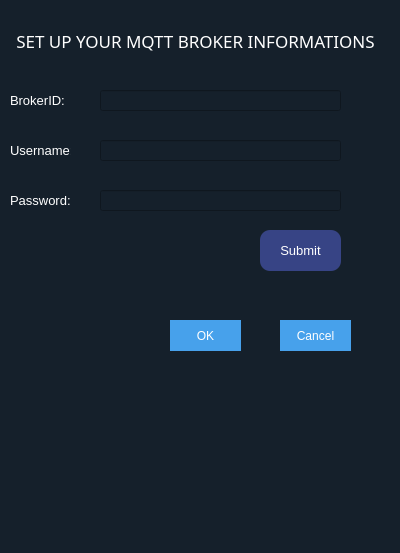
<?xml version="1.0" encoding="UTF-8"?>
<ui version="4.0">
 <class>Dialog</class>
 <widget class="QDialog" name="Dialog">
  <property name="geometry">
   <rect>
    <x>0</x>
    <y>0</y>
    <width>400</width>
    <height>553</height>
   </rect>
  </property>
  <property name="windowTitle">
   <string>Dialog</string>
  </property>
  <property name="styleSheet">
   <string notr="true">background-color: #15202b;
background-image: linear-gradient(147deg, #000000 0%, #2c3e50 74%);
color:white;</string>
  </property>
  <widget class="QLabel" name="label">
   <property name="geometry">
    <rect>
     <x>10</x>
     <y>80</y>
     <width>71</width>
     <height>41</height>
    </rect>
   </property>
   <property name="font">
    <font>
     <pointsize>10</pointsize>
    </font>
   </property>
   <property name="text">
    <string>BrokerID:</string>
   </property>
  </widget>
  <widget class="QLabel" name="label_2">
   <property name="geometry">
    <rect>
     <x>10</x>
     <y>130</y>
     <width>61</width>
     <height>41</height>
    </rect>
   </property>
   <property name="font">
    <font>
     <pointsize>10</pointsize>
    </font>
   </property>
   <property name="text">
    <string>Username:</string>
   </property>
  </widget>
  <widget class="QLabel" name="label_3">
   <property name="geometry">
    <rect>
     <x>10</x>
     <y>180</y>
     <width>61</width>
     <height>41</height>
    </rect>
   </property>
   <property name="font">
    <font>
     <pointsize>10</pointsize>
    </font>
   </property>
   <property name="text">
    <string>Password:</string>
   </property>
  </widget>
  <widget class="QLabel" name="label_4">
   <property name="geometry">
    <rect>
     <x>0</x>
     <y>20</y>
     <width>391</width>
     <height>41</height>
    </rect>
   </property>
   <property name="font">
    <font>
     <family>Sitka Heading</family>
     <pointsize>13</pointsize>
    </font>
   </property>
   <property name="text">
    <string>SET UP YOUR MQTT BROKER INFORMATIONS</string>
   </property>
   <property name="alignment">
    <set>Qt::AlignCenter</set>
   </property>
  </widget>
  <widget class="QLineEdit" name="lineEdit">
   <property name="geometry">
    <rect>
     <x>100</x>
     <y>90</y>
     <width>241</width>
     <height>21</height>
    </rect>
   </property>
  </widget>
  <widget class="QLineEdit" name="lineEdit_2">
   <property name="geometry">
    <rect>
     <x>100</x>
     <y>140</y>
     <width>241</width>
     <height>21</height>
    </rect>
   </property>
  </widget>
  <widget class="QLineEdit" name="lineEdit_3">
   <property name="geometry">
    <rect>
     <x>100</x>
     <y>190</y>
     <width>241</width>
     <height>21</height>
    </rect>
   </property>
  </widget>
  <widget class="QPushButton" name="pushButton">
   <property name="geometry">
    <rect>
     <x>260</x>
     <y>230</y>
     <width>81</width>
     <height>41</height>
    </rect>
   </property>
   <property name="font">
    <font>
     <pointsize>10</pointsize>
    </font>
   </property>
   <property name="styleSheet">
    <string notr="true">QPushButton {
border-radius:10px;
color: white;
background-color: #374485}
QPushButton::hover{
border-radius:10px;
color: white;
 background-color: #667cf6;}
</string>
   </property>
   <property name="text">
    <string>Submit</string>
   </property>
  </widget>
  <widget class="QPushButton" name="pushButton_2">
   <property name="geometry">
    <rect>
     <x>170</x>
     <y>320</y>
     <width>71</width>
     <height>31</height>
    </rect>
   </property>
   <property name="styleSheet">
    <string notr="true">QPushButton {
 border-radius: 20px; background-color: #47a1eb;}
QPushButton::hover{
 border-radius: 20px; background-color: #47d1eb;}
</string>
   </property>
   <property name="text">
    <string>OK</string>
   </property>
  </widget>
  <widget class="QPushButton" name="pushButton_3">
   <property name="geometry">
    <rect>
     <x>280</x>
     <y>320</y>
     <width>71</width>
     <height>31</height>
    </rect>
   </property>
   <property name="whatsThis">
    <string>&lt;html&gt;&lt;head/&gt;&lt;body&gt;&lt;p&gt;QPushButton {&lt;/p&gt;&lt;p&gt;border-radius:10px;&lt;/p&gt;&lt;p&gt;color: white;&lt;/p&gt;&lt;p&gt;background-color: #374485}&lt;/p&gt;&lt;p&gt;QPushButton::hover{&lt;/p&gt;&lt;p&gt;border-radius:10px;&lt;/p&gt;&lt;p&gt;color: white;&lt;/p&gt;&lt;p&gt; background-color: #667cf6;}&lt;/p&gt;&lt;p&gt;&lt;br/&gt;&lt;/p&gt;&lt;/body&gt;&lt;/html&gt;</string>
   </property>
   <property name="styleSheet">
    <string notr="true">QPushButton {
 border-radius: 20px; background-color: #47a1eb;}
QPushButton::hover{
 border-radius: 20px; background-color: #47d1eb;}
</string>
   </property>
   <property name="text">
    <string>Cancel</string>
   </property>
  </widget>
 </widget>
 <resources/>
 <connections/>
</ui>
